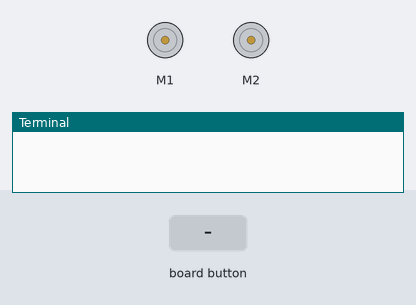
Bench run of a program on a simulated Raspberry Pi (BCM pin numbers) with an Explorer HAT. Parts: 2 × DC motor (green arrow = forward, orange = backward, longer = faster), the last lines printed to the terminal. The inputs (shaded band) are chosen by the test bench. Motors are numbered in the order the program creates them (left before right in a Robot); the buttons are places on the Blue Dot phone app.

Above: at 1.2 s.
1.3 s: button top pressed
At 1.37 s:
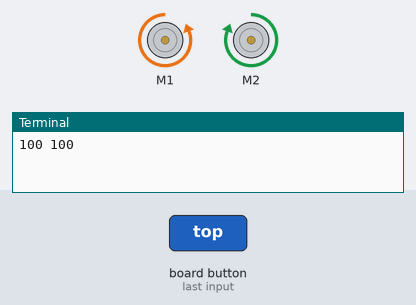
2.9 s: button bottom pressed
At 2.97 s:
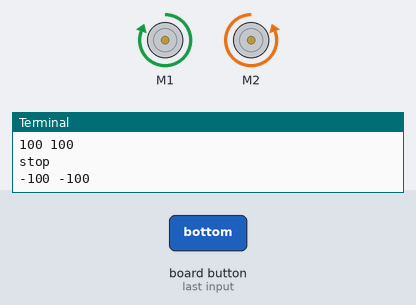
4.5 s: button left pressed
At 4.57 s:
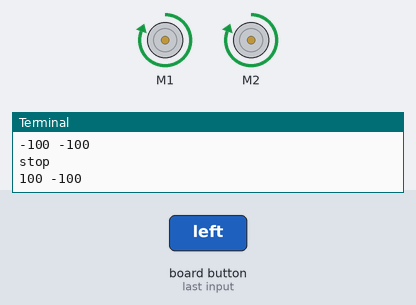
6.1 s: button right pressed
At 6.17 s:
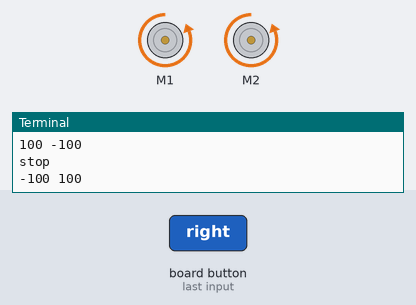
Timing chart, 0 to 8.7 s (numbered marks = the images above; inputs shaded):
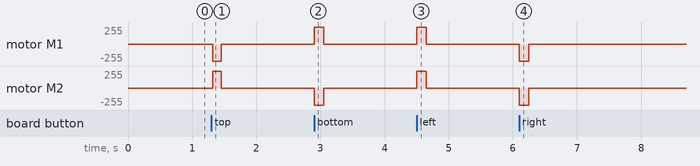

Measured:
- after the input at 1.3 s, motor M1: stopped → backward 255/255 at once, → stopped 0.13 s later; motor M2: stopped → forward 255/255 at once, → stopped 0.13 s later
- after the input at 2.9 s, motor M1: stopped → forward 255/255 at once, → stopped 0.15 s later; motor M2: stopped → backward 255/255 at once, → stopped 0.15 s later
- after the input at 4.5 s, motor M1, motor M2: stopped → forward 255/255 at once, → stopped 0.15 s later
- after the input at 6.1 s, motor M1, motor M2: stopped → backward 255/255 at once, → stopped 0.15 s later

The program:

BlueDotPirate.py
```python
from bluedot import BlueDot
from signal import pause
from explorerhat import motor

maxPower = 1.0

def move(pos):
    global maxPower
    x_axis = 0.0
    y_axis = 0.0
    if pos.top:
        y_axis= pos.distance

    elif pos.bottom:
        y_axis =-pos.distance
    elif pos.left:
        x_axis =-pos.distance
    elif pos.right:
        x_axis= pos.distance

    mixer_results = mixer(x_axis, y_axis)

    power_left = ((mixer_results[0]) * 100)
    power_right = ((mixer_results[1])* 100)

    print(power_left, power_right)

    motor.one.speed((-power_right * maxPower))
    motor.two.speed(power_left * maxPower)
def stop():
    print("stop")
    motor.one.speed(0)
    motor.two.speed(0)

def mixer(inYaw, inThrottle,):
    left = inThrottle + inYaw
    right = inThrottle - inYaw
    scaleLeft = abs(left)
    scaleRight = abs(right)
    scaleMax = max(scaleLeft, scaleRight)
    scaleMax = max(1, scaleMax)
    out_left = (constrain(left / scaleMax, -1, 1))
    out_right = (constrain(right / scaleMax, -1, 1))
    results = [out_right, out_left]
    return results

def constrain(val, min_val, max_val):
    return min(max_val, max(min_val, val))

bd = BlueDot()


bd.when_pressed = move
bd.when_moved = move
bd.when_released = stop

pause()
```
